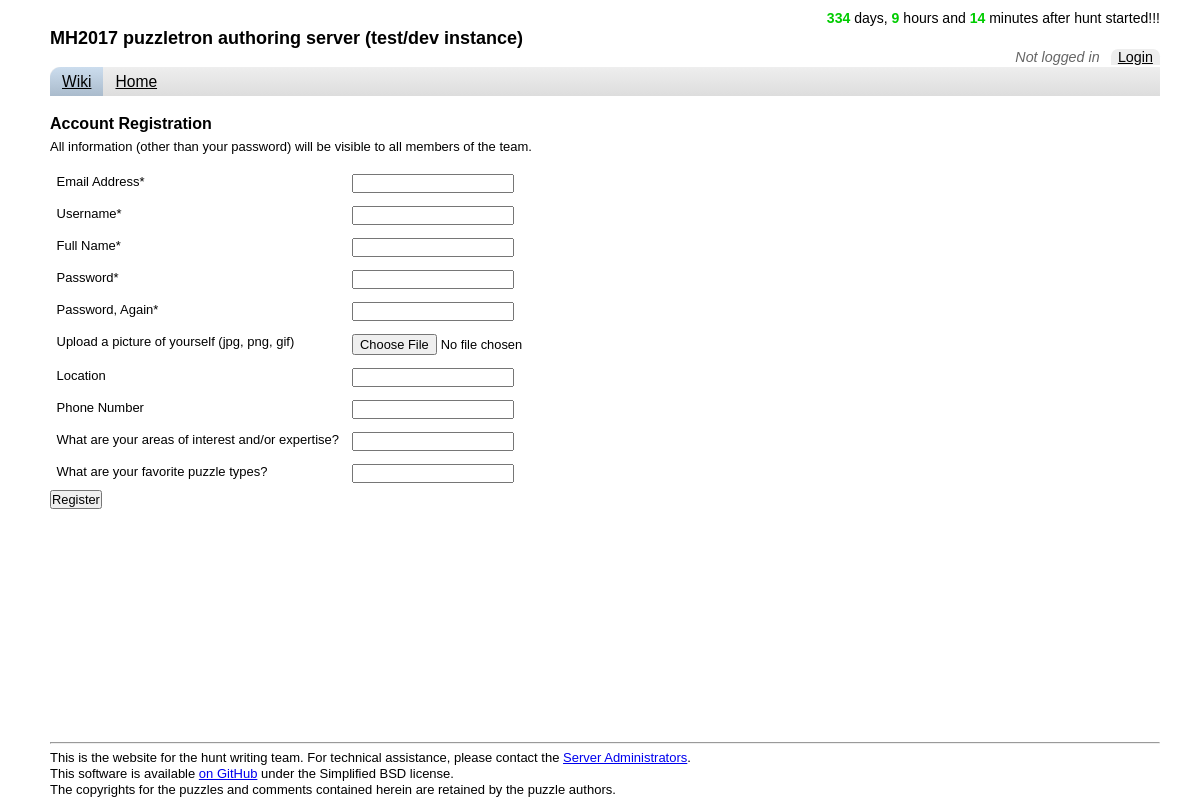
/register.php, run on the app's committed database.
### tables this page shows
CREATE TABLE `user_info_keys` (
  `id` int(11) NOT NULL AUTO_INCREMENT,
  `shortname` varchar(250) NOT NULL,
  `longname` varchar(250) NOT NULL,
  PRIMARY KEY (`id`)
);

### db-func.php (called while the page is built, shortened)
<?php
require_once "html.php";
function query_db($query) {
    $result = mysql_query($query);
    return $result;
}
function get_rows($query) {
    $result = query_db($query);
    $rows = array();
    while ($r = mysql_fetch_array($result)) {
        $rows[] = $r;
    }
    return $rows;
}

### register.php (the view, shortened to what this page needs)
<?php
require_once "html.php";
require_once "db-func.php";
echo '<h2>Account Registration</h2>';
if (isset($_SESSION['uid'])) {
    echo '<div class="msg">You are logged in. Would you like to <a href="edit-account.php">edit your account information</a>?</div>';
} else {
    registerForm();
}
function registerForm() {
    $username = isset($_POST['username']) ? $_POST['username'] : "";
    $fullname = isset($_POST['fullname']) ? $_POST['fullname'] : "";
    $email = isset($_POST['email']) ? $_POST['email'] : "";
?>
                <p> All information (other than your password) will be visible to all members of the team. </p>
    <form enctype="multipart/form-data" method="post" action="<?php echo SELF; ?>" onsubmit="return validate(this)">
        <table>
            <tr>
                <td>Email Address*</td>
                <td><input type="text" name="email" value="<?php echo $email; ?>"  /></td>
            </tr>
            <tr>
                <td>Username*</td>
                <?php if (!TRUST_REMOTE_USER) { ?>
                    <td><input type="text" name="username" value="<?php echo $username; ?>"/></td>
                <?php } ?>
            </tr>
            <tr>
                <td>Full Name*</td>
                <td><input type="text" name="fullname" value="<?php echo $fullname; ?>"/></td>
            </tr>
<?php if (!TRUST_REMOTE_USER) { ?>
            <tr>
                <td>Password*</td>
                <td><input type="password" name="pass1" value=""/></td>
            </tr>
            <tr>
                <td>Password, Again*</td>
                <td><input type="password" name="pass2" /></td>
            </tr>
<?php } ?>
            <tr>
                <td>Upload a picture of yourself (jpg, png, gif)</td>
                <td>
                    <input type="file" name="picture" />
                </td>
            </tr>
<?php
$sql = "SELECT id, shortname, longname FROM user_info_keys";
$result = get_rows($sql);
foreach ($result as $r) {
$shortname = $r['shortname'];
$longname = $r['longname'];
$lastvalue = isset($_POST[$shortname]) ? $_POST[$shortname] : "";
?>
            <tr>
                <td><?php echo $longname; ?></td>
                <td><input type="text" name="<?php echo $shortname; ?>" value="<?php echo $lastvalue; ?>" /></td>
            </tr>
<?php
}
?>
        </table>
        <input type="submit" name="register" value="Register" />
    </form>
<?php
}

### css/base-min.css (style rules this page uses)
h2 { font-size:123.1%; }
h1,h2,h3 { margin:1em 0; }
h1,h2,h3,h4,h5,h6,strong { font-weight:bold; }
th,td { border:1px solid #000;padding:.5em; }
p,fieldset,table,pre { margin-bottom:1em; }
input[type=text],input[type=password],textarea { width:12.25em;*width:11.9em; }

### css/style.css (style rules this page uses)
html { margin:0; padding:0; height:100%; }
body { text-align: left; font-family: calibri, 'lucida grande', tahoma, helvetica, arial, verdana, sans-serif; color: #000000; background-color: #ffffff; margin: 0px 40px 0px 50px; padding: 0; height: 100%; }
h2 { margin: 0.3em 0; }
h3, table { margin: 0; }
table { border-style: none; border-collapse: collapse; }
td { border-style: none; vertical-align: top; }

### data on the page
user_info_keys: longname "Location"
user_info_keys: longname "Phone Number"
user_info_keys: longname "What are your areas of interest and/or expertise?"
user_info_keys: longname "What are your favorite puzzle types?"

### other printed values
$cdmsg "after hunt started!!!"
fullTitle() "MH2017 puzzletron authoring server (test/dev instance)"
$linktext "Home"
